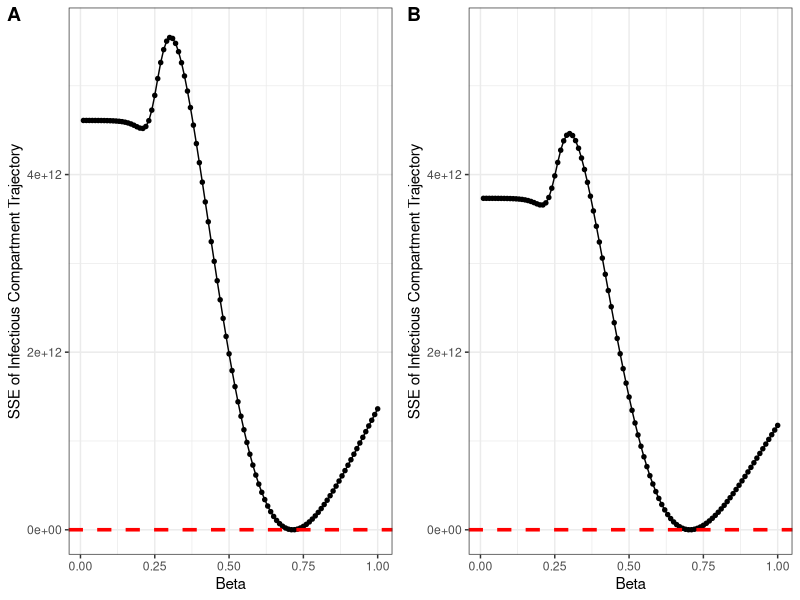

This figure's R source:

library(deSolve)

rm(list=ls())
initial_state <- c(S=1e6-50, E=0, I=50, R=0)

real_params <- c(beta=5/7, delta=1/3, gamma=1/14, N=1e6)

times <- seq(0, 90, by=1)


SEIR_model <- function(t, state, parameters){
  with(as.list(c(state, parameters)),{
    dS <- -beta * S * I / N
    dE <- beta * S * I / N - delta * E
    dI <- delta * E - gamma * I
    dR <- gamma * I
    list(c(dS, dE, dI, dR))
  })
}

simulated_data <- rk4(y=initial_state,
                      times=times,
                      func = SEIR_model,
                      parms=real_params)

simulated_data <- round(simulated_data, digits = 0)


## search parameter space

beta_space <- seq(0.01, 1, 0.01)

loss.sse <- function(beta){
  params <- c(beta=beta, delta=1/3, gamma=1/14, N=1e6)
  out <- rk4(y=initial_state,
      times=times,
      func = SEIR_model,
      parms=params)
  out <- round(out, digits=0)
  residual <- out[, 'I'] - simulated_data[, 'I']
  sum(residual^2)
}

SSE <- sapply(beta_space, loss.sse)
minSSE <- min(SSE)
SSE_df <- data.frame(beta_hat = seq(0.01, 1, 0.01),
                     loss = SSE)

SSE_df$Type <- "No Underreporting"

library(ggplot2)
SSE_trajectory <- ggplot(SSE_df, aes(x=beta_hat, y=loss))+ geom_line() + geom_point(size=1.2)+
  xlab("Beta") + ylab("SSE of Infectious Compartment Trajectory") + ylim(0, 5.6e12)+
  geom_hline(yintercept=minSSE, linetype="dashed",
             color = "red", size=1.2)+
  theme_bw()


## SEIR with underreporting


initial_state_all <- c(S=1e6-50, E=0, I=50, OI=0,  R=0)


uSEIR_generation_model <- function(t, state, parameters){
  with(as.list(c(state, parameters)),{
    dS <- -beta * S * I / N
    dE <- beta * S * I / N - delta * E
    dI <- delta * E - gamma * I
    dOI <- 0.9 * (delta * E - gamma * I)
    dR <- gamma * I
    list(c(dS, dE, dI, dOI, dR))
  })
}

uSEIR_simulated_data <- rk4(y=initial_state_all,
                      times=times,
                      func = uSEIR_generation_model,
                      parms=real_params)
uSEIR_simulated_data <- round(uSEIR_simulated_data, digits=0)

initial_state_observed <- c(S=1e6-50, E=0, I=50,  R=0)

uSEIR_estimation_model <- function(t, state, parameters){
  with(as.list(c(state, parameters)),{
    dS <- - 10 / 9 *beta * S * I / N
    dE <- 10 / 9 * beta * S * I / N - delta * E
    dI <- 9 / 10 * delta * E - gamma * I
    dR <- 1 / 10 * delta * E + gamma * I
    list(c(dS, dE, dI, dR))
  })
}

uSEIR.loss.sse <- function(beta){
  params <- c(beta=beta, delta=1/3, gamma=1/14, N=1e6)
  out <- rk4(y=initial_state_observed,
             times=times,
             func = uSEIR_estimation_model,
             parms=params)
  out <- round(out, digits=0)
  residual <- out[, 'I'] - uSEIR_simulated_data[, 'OI']
  sum(residual^2)
}

uSEIR_SSE <- sapply(beta_space, uSEIR.loss.sse)
uSEIR_minSSE <- min(uSEIR_SSE)
uSEIR_SSE_df <- data.frame(beta_hat = seq(0.01, 1, 0.01),
                     loss = uSEIR_SSE)
uSEIR_SSE_df$Type <- "Underreporting"

combined_performance <- rbind(SSE_df, uSEIR_SSE_df)

uSEIR_SSE_trajectory <- ggplot(uSEIR_SSE_df, aes(x=beta_hat, y=loss))+ geom_line() + geom_point(size=1.2)+
  xlab("Beta") + ylab("SSE of Infectious Compartment Trajectory") + ylim(0, 5.6e12)+
  geom_hline(yintercept=uSEIR_minSSE, linetype="dashed",
             color = "red", size=1.2)+
  theme_bw()


library(cowplot)

plot_grid(SSE_trajectory, uSEIR_SSE_trajectory, labels="AUTO",
          ncol=2)
